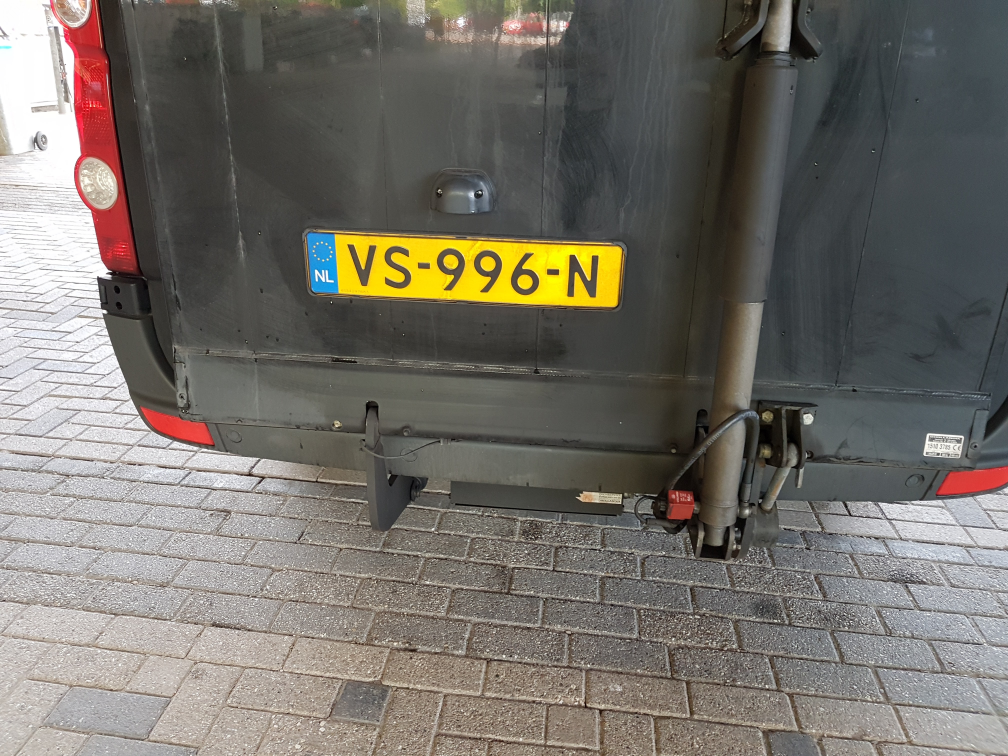
#> input picture Serie2/20170418_103825.jpg, 4032 x 3024 px (shown at 1/4 size); its folder holds only this picture in this run
$ python test1.py
#> lines starting #> are read from the running program, lines starting #| are printed output that depends on the picture; after the words box and inside, x2 and y2 are one past the last pixel; in counts of white or black regions, pixels touching at a corner belong together
# -*- coding: utf-8 -*-
"""
Created on Tue Mar 21 12:09:27 2017

@author: Gavin
"""

import numpy as np
import cv2
import glob

def auto_canny(img, sigma = 0.33):
    med = np.median(img)

    lower = int(max(0, (1.0 - sigma) * med))
    upper = int(min(255, (1.0 + sigma) * med))
    edged = cv2.Canny(img, lower, upper)

    return edged

def prep_image(gray):

    #gray = cv2.cvtColor(img, cv2.COLOR_BGR2GRAY)
    blurred = cv2.GaussianBlur(gray, (9,9),0)
    tresh = cv2.threshold(blurred, 165, 255, cv2.THRESH_BINARY)[1]
    return tresh

for img in glob.glob("Serie2/*.jpg"):
    img = cv2.imread(img)
#> img is the input picture: shape (3024, 4032, 3); mean B, G, R 104.3, 111.5, 115.7
    resImg = cv2.resize(img,None, fx = .15, fy = .15)
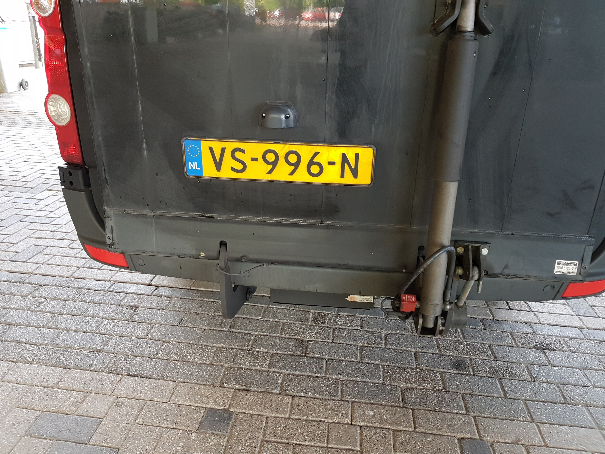
#> resImg: shape (454, 605, 3); mean B, G, R 104.3, 111.5, 115.7
    resImg = resImg[:,:,2]
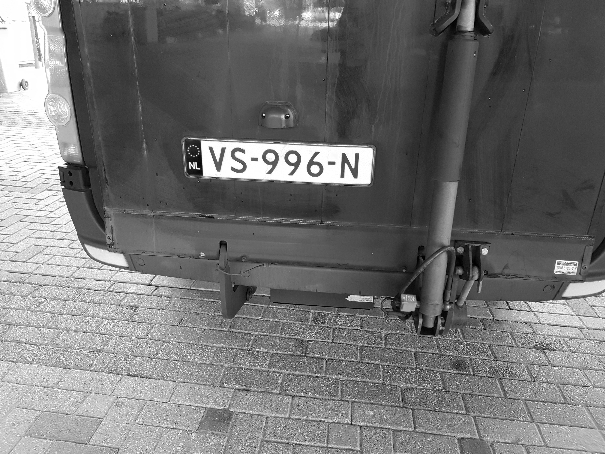
#> resImg: shape (454, 605); min 0, max 255, mean 115.7
    prepImg = prep_image(resImg)
#> in prep_image, `blurred = cv2.GaussianBlur(gray, (9,9),0)`:
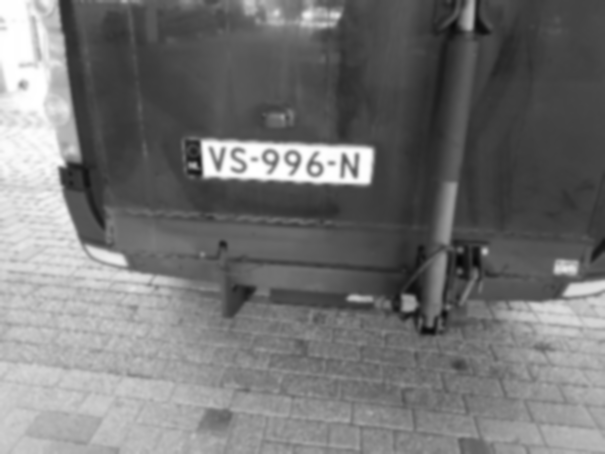
#> blurred: shape (454, 605); min 6, max 255, mean 115.7
#> in prep_image, `tresh = cv2.threshold(blurred, 165, 255, cv2.THRESH_BINARY)[1]`:
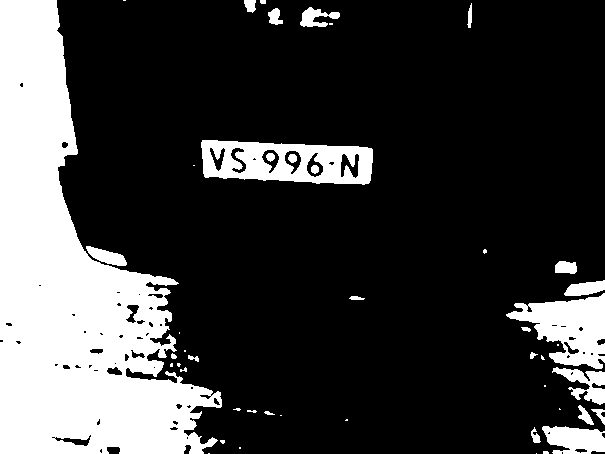
#> tresh: shape (454, 605); 23.6% white; 47 white regions (20 under 20 px), largest, box (x1, y1, x2, y2) and area: (0, 0, 222, 454) 50608, (201, 140, 373, 185) 5118, (506, 293, 605, 369) 4167
    #autoImg = auto_canny(prepImg)
    cv2.imshow("Original", resImg)
    cv2.imshow("Edges", prepImg)
    cv2.waitKey(0)
    cv2.destroyAllWindows()
